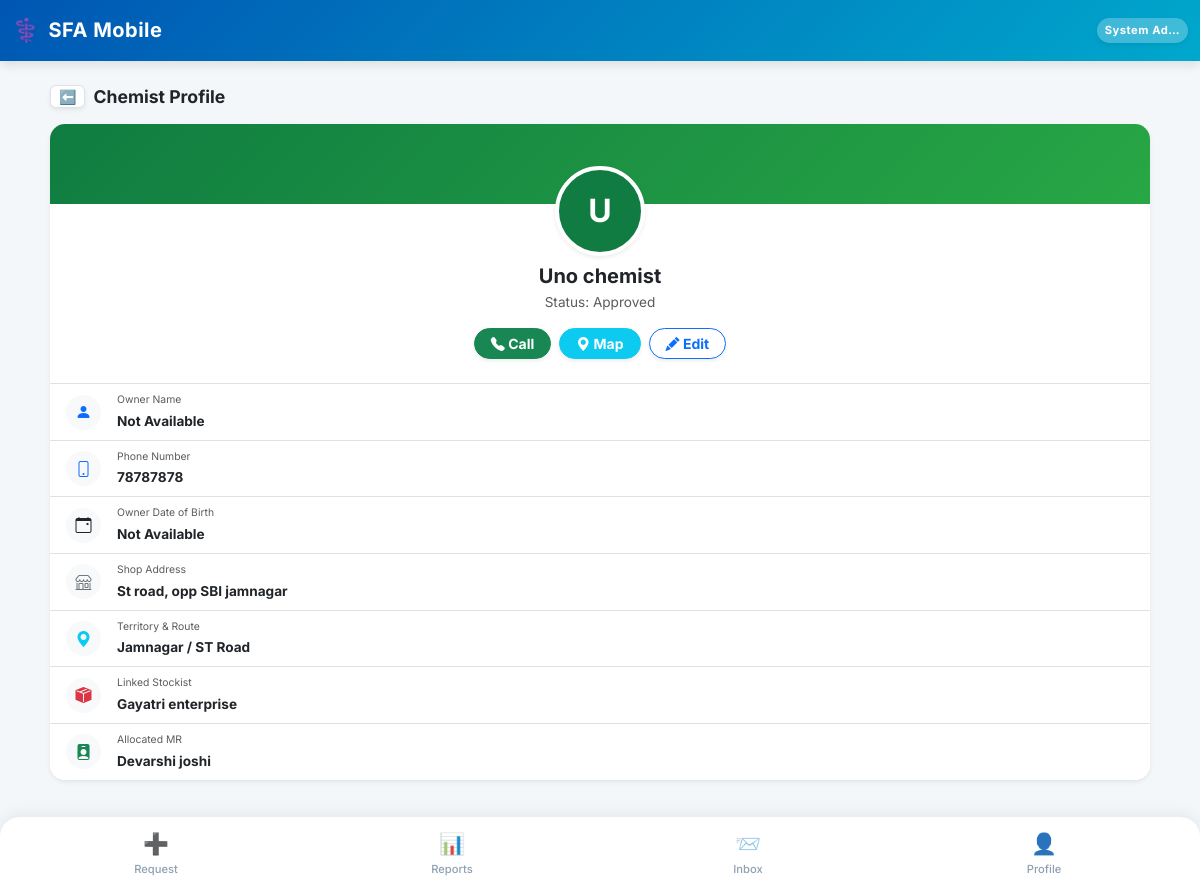
Screenshot of /chemist/profile/1/ (signed in) with the database file from the repository.
### SFA/models.py (models this page shows, shortened)
class Employee(models.Model):
    user = models.OneToOneField(User, on_delete=models.CASCADE, null=True, blank=True)
    company = models.ForeignKey(Company, on_delete=models.PROTECT, related_name='employees') # Already Correct
    DESIGNATION_CHOICES = [
        ('MR', 'Medical Representative'),
        ('ABM', 'Area Business Manager'),
        ('RBM', 'Regional Business Manager'),
        ('ZBM', 'Zonal Business Manager'),
        ('NSM', 'National Sales Manager'),
        ('Admin', 'System Administrator'),
    ]
    name = models.CharField(max_length=100)
    employee_code = models.CharField(max_length=50) # 🌟 FIX: unique=True HATA DIYA HAI
    designation = models.CharField(max_length=5, choices=DESIGNATION_CHOICES, default='MR')
    manager = models.ForeignKey('self', on_delete=models.SET_NULL, null=True, blank=True, related_name='subordinates')
    headquarter = models.ForeignKey(Territory, on_delete=models.SET_NULL, null=True, blank=True)
    phone = models.CharField(max_length=15)
    joining_date = models.DateField(default=timezone.now, help_text="Employee ki company join karne ki date. DCR calendar is date se aage hi banega, pehle ka nahi.")
    photo = models.ImageField(upload_to='employee_photos/', blank=True, null=True, help_text="Employee ki profile photo")
    address = models.TextField(blank=True, null=True, help_text="Employee ka home address")
    is_active = models.BooleanField(default=True, help_text="False matlab ye employee company chhod chuka hai ya inactive hai.")
    leaving_date = models.DateField(null=True, blank=True, help_text="Employee ke company chhodne ki tareekh.")
    dob = models.DateField(null=True, blank=True, verbose_name="Date of Birth")
    anniversary = models.DateField(null=True, blank=True, verbose_name="Marriage Anniversary")
    blood_group = models.CharField(max_length=10, blank=True, null=True)
    emergency_contact = models.CharField(max_length=15, blank=True, null=True)
    permanent_address = models.TextField(blank=True, null=True)
    father_name = models.CharField(max_length=100, blank=True, null=True)
    father_dob = models.DateField(null=True, blank=True)
    father_mobile = models.CharField(max_length=15, blank=True, null=True)
    father_occupation = models.CharField(max_length=100, blank=True, null=True)
    mother_name = models.CharField(max_length=100, blank=True, null=True)
    mother_dob = models.DateField(null=True, blank=True)
    mother_mobile = models.CharField(max_length=15, blank=True, null=True)
    mother_occupation = models.CharField(max_length=100, blank=True, null=True)
    spouse_name = models.CharField(max_length=100, blank=True, null=True)
    spouse_dob = models.DateField(null=True, blank=True)
    spouse_mobile = models.CharField(max_length=15, blank=True, null=True)
    spouse_occupation = models.CharField(max_length=100, blank=True, null=True)
    child1_name = models.CharField(max_length=100, blank=True, null=True)
    child1_dob = models.DateField(null=True, blank=True)
    child2_name = models.CharField(max_length=100, blank=True, null=True)
    child2_dob = models.DateField(null=True, blank=True)
    EMPLOYMENT_STATUS_CHOICES = [
        ('active', 'Active'),
        ('resigned', 'Resigned'),
        ('retired', 'Retired'),
        ('transferred', 'Transferred'),
        ('terminated', 'Terminated'),
        ('vacant', 'Vacant (Placeholder)'),   # 🌟 Dummy employee jab tak naya MR na aaye
        ('archived', 'Archived (Old Dummy)'), # 🌟 Dummy jiska kaam ho gaya, naye employee ko sab de diya
    ]
    employment_status = models.CharField(
        max_length=15, choices=EMPLOYMENT_STATUS_CHOICES, default='active',
        help_text="is_active sirf access/login control karta hai; ye field WAJAH/reason batata hai."
    )
    is_placeholder = models.BooleanField(
        default=False,
        help_text="True = ye ek 'Vacant_<HQ>' dummy employee hai, asli insaan nahi. Joint Work me normal employee jaisa hi treat hota hai (use individual hi maana jayega)."
    )
    class Meta:
        unique_together = ('company', 'employee_code')

class Chemist(models.Model):
    STATUS_CHOICES = (('Pending', 'Pending Approval'), ('Approved', 'Approved'), ('Rejected', 'Rejected'))
    company = models.ForeignKey(Company, on_delete=models.CASCADE, related_name='chemists')
    name = models.CharField(max_length=150)
    address = models.TextField(blank=True, null=True, help_text="Chemist shop address")
    latitude = models.DecimalField(max_digits=9, decimal_places=6, blank=True, null=True)
    longitude = models.DecimalField(max_digits=9, decimal_places=6, blank=True, null=True)
    territory = models.ForeignKey(Territory, on_delete=models.CASCADE)
    route = models.ForeignKey(Route, on_delete=models.SET_NULL, null=True, blank=True)
    linked_stockist = models.ForeignKey(Stockist, on_delete=models.SET_NULL, null=True, blank=True)
    phone = models.CharField(max_length=15)
    allocated_to = models.ForeignKey(Employee, on_delete=models.SET_NULL, null=True, blank=True)
    status = models.CharField(max_length=20, choices=STATUS_CHOICES, default='Pending')
    owner_name = models.CharField(max_length=150, blank=True, null=True, help_text="Chemist shop owner ka naam")
    owner_dob = models.DateField(blank=True, null=True, help_text="Owner ki date of birth")
    card_photo = models.ImageField(upload_to='chemist_cards/', blank=True, null=True, help_text="Chemist ki visiting card ki photo")

class Territory(models.Model):
    company = models.ForeignKey(Company, on_delete=models.CASCADE, related_name='territories') # 🌟 CHANGED
    name = models.CharField(max_length=100)
    city = models.CharField(max_length=100)
    class Meta:
        unique_together = ('company', 'name')

class Route(models.Model):
    STATUS_CHOICES = (('Pending', 'Pending Approval'), ('Approved', 'Approved'), ('Rejected', 'Rejected'))
    CATEGORY_CHOICES = [
        ('HQ', 'Headquarter'),
        ('EX_HQ', 'Ex-Headquarter'),
        ('OUTSTATION', 'Outstation'),
    ]
    company = models.ForeignKey(Company, on_delete=models.CASCADE, related_name='routes') # 🌟 CHANGED
    name = models.CharField(max_length=150)
    territory = models.ForeignKey(Territory, on_delete=models.CASCADE)
    category = models.CharField(max_length=15, choices=CATEGORY_CHOICES, default='HQ')
    distance_from_hq = models.DecimalField(max_digits=6, decimal_places=1, default=0.0, help_text="Distance in KM from HQ")
    requested_by = models.ForeignKey('Employee', on_delete=models.SET_NULL, null=True, blank=True, related_name='requested_routes')
    status = models.CharField(max_length=20, choices=STATUS_CHOICES, default='Pending')
    class Meta:
        unique_together = ('territory', 'name')

class Stockist(models.Model):
    company = models.ForeignKey(Company, on_delete=models.CASCADE, related_name='stockists') # 🌟 CHANGED
    name = models.CharField(max_length=150)
    territory = models.ForeignKey(Territory, on_delete=models.CASCADE)
    contact_person = models.CharField(max_length=100)
    phone = models.CharField(max_length=15)

### SFA/views/masters.py (the view)
# urls.py: path('chemist/profile/<int:chem_id>/', view_chemist_profile, name='view_chemist_profile'),
@employee_required
def view_chemist_profile(request, employee, chem_id):
    chemist = get_object_or_404(Chemist, id=chem_id)
    return render(request, 'chemist_profile.html', {'chemist': chemist})

### SFA/templates/chemist_profile.html (shortened to what this page needs)
{% extends 'base.html' %}
{% block content %}
<div class="container-fluid p-0 mb-4 mt-2">
    <div class="d-flex align-items-center gap-2 mb-3 px-2">
        <a href="javascript:history.back()" class="btn btn-light shadow-sm btn-sm px-2 py-0 rounded-2 border bg-white text-secondary">⬅️</a>
        <h5 class="fw-bold text-dark mb-0" style="font-size: 1.1rem;">Chemist Profile</h5>
    </div>
    <div class="mx-2">
        <div class="card border-0 shadow-sm bg-white overflow-hidden" style="border-radius: 15px;">
            <div style="height: 80px; background: linear-gradient(135deg, #107C41, #28a745);"></div>
            <div class="card-body text-center position-relative pt-0 pb-4">
                <div class="position-relative d-inline-block" style="margin-top: -45px;">
                    <div class="rounded-circle border border-4 border-white shadow-sm d-flex align-items-center justify-content-center text-white fw-bold" style="width: 90px; height: 90px; background-color: #107C41; font-size: 2rem;">
                        {{ chemist.name|slice:":1"|upper }}
                    </div>
                </div>
                <h5 class="fw-bold text-dark mt-2 mb-1">{{ chemist.name }}</h5>
                <p class="text-muted mb-0" style="font-size: 0.85rem;">Status: {{ chemist.status|default:"-" }}</p>
                <div class="d-flex justify-content-center gap-2 mt-3">
                    {% if chemist.phone %}
                    <a href="tel:{{ chemist.phone }}" class="btn btn-success btn-sm fw-bold shadow-sm rounded-pill px-3"><i class="bi bi-telephone-fill"></i> Call</a>
                    {% endif %}
                    {% if chemist.latitude and chemist.longitude %}
                    <a href="https://www.google.com/maps/dir/?api=1&destination={{ chemist.latitude }},{{ chemist.longitude }}" target="_blank" class="btn btn-info btn-sm fw-bold shadow-sm rounded-pill px-3 text-white">
                        <i class="bi bi-geo-alt-fill"></i> Map
                    </a>
                    {% endif %}
                    <a href="{% url 'edit_chemist' chemist.id %}" class="btn btn-outline-primary btn-sm fw-bold shadow-sm rounded-pill px-3"><i class="bi bi-pencil-fill"></i> Edit</a>
                </div>
            </div>
            <ul class="list-group list-group-flush border-top">
                <li class="list-group-item px-3 py-2 d-flex align-items-center gap-3">
                    <div class="text-primary bg-light rounded-circle d-flex justify-content-center align-items-center" style="width: 35px; height: 35px;"><i class="bi bi-person-fill"></i></div>
                    <div><small class="text-muted d-block" style="font-size: 0.65rem;">Owner Name</small><span class="fw-bold text-dark text-break" style="font-size: 0.85rem;">{{ chemist.owner_name|default:"Not Available" }}</span></div>
                </li>
                <li class="list-group-item px-3 py-2 d-flex align-items-center gap-3">
                    <div class="text-primary bg-light rounded-circle d-flex justify-content-center align-items-center" style="width: 35px; height: 35px;"><i class="bi bi-phone"></i></div>
                    <div><small class="text-muted d-block" style="font-size: 0.65rem;">Phone Number</small><span class="fw-bold text-dark text-break" style="font-size: 0.85rem;">{{ chemist.phone|default:"Not Available" }}</span></div>
                </li>
                <li class="list-group-item px-3 py-2 d-flex align-items-center gap-3">
                    <div class="text-warning bg-light rounded-circle d-flex justify-content-center align-items-center" style="width: 35px; height: 35px;"><i class="bi bi-calendar-event text-dark"></i></div>
                    <div><small class="text-muted d-block" style="font-size: 0.65rem;">Owner Date of Birth</small><span class="fw-bold text-dark text-break" style="font-size: 0.85rem;">{{ chemist.owner_dob|date:"d M Y"|default:"Not Available" }}</span></div>
                </li>
                <li class="list-group-item px-3 py-2 d-flex align-items-center gap-3">
                    <div class="text-secondary bg-light rounded-circle d-flex justify-content-center align-items-center" style="width: 35px; height: 35px;"><i class="bi bi-shop"></i></div>
                    <div><small class="text-muted d-block" style="font-size: 0.65rem;">Shop Address</small><span class="fw-bold text-dark text-break" style="font-size: 0.85rem;">{{ chemist.address|default:"Not Available" }}</span></div>
                </li>
                <li class="list-group-item px-3 py-2 d-flex align-items-center gap-3">
                    <div class="text-info bg-light rounded-circle d-flex justify-content-center align-items-center" style="width: 35px; height: 35px;"><i class="bi bi-geo-alt-fill text-info"></i></div>
                    <div><small class="text-muted d-block" style="font-size: 0.65rem;">Territory & Route</small><span class="fw-bold text-dark text-break" style="font-size: 0.85rem;">{{ chemist.territory.name|default:"-" }} / {{ chemist.route.name|default:"-" }}</span></div>
                </li>
                <li class="list-group-item px-3 py-2 d-flex align-items-center gap-3">
                    <div class="text-danger bg-light rounded-circle d-flex justify-content-center align-items-center" style="width: 35px; height: 35px;"><i class="bi bi-box-seam-fill"></i></div>
                    <div><small class="text-muted d-block" style="font-size: 0.65rem;">Linked Stockist</small><span class="fw-bold text-dark text-break" style="font-size: 0.85rem;">{{ chemist.linked_stockist.name|default:"Not Linked" }}</span></div>
                </li>
                <li class="list-group-item px-3 py-2 d-flex align-items-center gap-3">
                    <div class="text-success bg-light rounded-circle d-flex justify-content-center align-items-center" style="width: 35px; height: 35px;"><i class="bi bi-person-badge-fill text-success"></i></div>
                    <div><small class="text-muted d-block" style="font-size: 0.65rem;">Allocated MR</small><span class="fw-bold text-dark text-break" style="font-size: 0.85rem;">{{ chemist.allocated_to.name|default:"-" }}</span></div>
                </li>
            </ul>
        </div>
    </div>
</div>
{% endblock %}

### SFA/templates/base.html (shortened to what this page needs)
<!DOCTYPE html>
<html lang="en">
<head>
    <link href="https://cdn.jsdelivr.net/npm/bootstrap@5.3.0/dist/css/bootstrap.min.css" rel="stylesheet">
    <link href="https://cdn.jsdelivr.net/npm/bootstrap-icons@1.11.0/font/bootstrap-icons.css" rel="stylesheet">
</head>
<body>
    <nav class="navbar navbar-dark navbar-custom sticky-top">
        <div class="container-fluid py-1">
            <span class="navbar-brand mb-0 h1 d-flex align-items-center gap-2">
                <span style="font-size: 1.4rem;">⚕️</span> SFA Mobile
            </span>
            <div class="d-flex align-items-center gap-3">
                <span class="text-white fw-bold bg-white bg-opacity-25 px-2 py-1 rounded-pill shadow-sm" style="font-size: 0.70rem; letter-spacing: 0.5px;">
                    {{ request.user.employee.name|default:"Guest"|truncatechars:10 }}
                </span>
            </div>
        </div>
    </nav>
    <div class="container mt-4 mb-4">
        {% block content %}
        {% endblock %}
    </div>
    <div class="fixed-bottom bottom-nav d-flex justify-content-between align-items-center">
        <a href="{% url 'request_hub' %}" class="nav-item {% if request.resolver_match.url_name == 'request_hub' %}active{% endif %}">
            <span class="nav-icon">➕</span>Request
        </a>
        <a href="{% url 'view_hub' %}" class="nav-item {% if request.resolver_match.url_name == 'view_hub' or request.resolver_match.url_name == 'dcr_report' %}active{% endif %}">
            <span class="nav-icon">📊</span>Reports
        </a>
        <a href="{% url 'web_inbox' %}" class="nav-item {% if request.resolver_match.url_name == 'web_inbox' or request.resolver_match.url_name == 'web_compose' %}active{% endif %}">
            <span class="nav-icon position-relative">
                📨
            </span>Inbox
        </a>
        <a href="{% url 'profile' %}" class="nav-item {% if request.resolver_match.url_name == 'profile' %}active{% endif %}">
            <span class="nav-icon">👤</span>Profile
        </a>
    </div>
</body>
</html>

### rows the page displays
Chemist: name "U", name "Uno chemist", status "Approved", owner_name "Not Available", phone "78787878", owner_dob "Not Available", address "St road, opp SBI jamnagar", territory.name "Jamnagar", route.name "ST Road", linked_stockist.name "Gayatri enterprise", allocated_to.name "Devarshi joshi"

### other values shown
{{ request.user.employee.name|default:"Guest"|truncatechars:10 }} "System Ad…"
